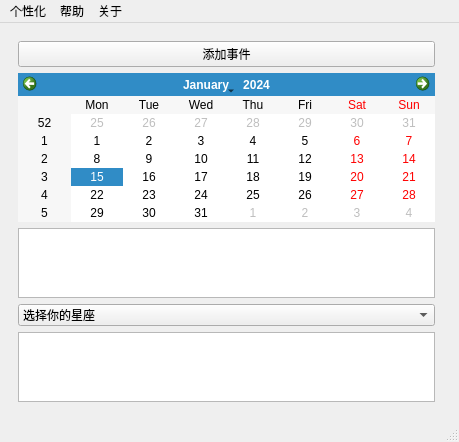
<?xml version="1.0" encoding="UTF-8"?>
<ui version="4.0">
 <class>MainWindow</class>
 <widget class="QMainWindow" name="MainWindow">
  <property name="geometry">
   <rect>
    <x>0</x>
    <y>0</y>
    <width>459</width>
    <height>439</height>
   </rect>
  </property>
  <property name="windowTitle">
   <string>MainWindow</string>
  </property>
  <widget class="QWidget" name="centralwidget">
   <layout class="QHBoxLayout" name="horizontalLayout">
    <item>
     <widget class="QWidget" name="widget" native="true">
      <layout class="QVBoxLayout" name="verticalLayout">
       <item>
        <widget class="QPushButton" name="pushbutton_add">
         <property name="text">
          <string>添加事件</string>
         </property>
        </widget>
       </item>
       <item>
        <widget class="QCalendarWidget" name="calendarWidget"/>
       </item>
       <item>
        <layout class="QGridLayout" name="gridLayout"/>
       </item>
       <item>
        <widget class="QListWidget" name="listWidget"/>
       </item>
       <item>
        <widget class="QComboBox" name="comboBox">
         <item>
          <property name="text">
           <string>选择你的星座</string>
          </property>
         </item>
         <item>
          <property name="text">
           <string>白羊座</string>
          </property>
         </item>
         <item>
          <property name="text">
           <string>金牛座</string>
          </property>
         </item>
         <item>
          <property name="text">
           <string>双子座</string>
          </property>
         </item>
         <item>
          <property name="text">
           <string>巨蟹座</string>
          </property>
         </item>
         <item>
          <property name="text">
           <string>狮子座</string>
          </property>
         </item>
         <item>
          <property name="text">
           <string>处女座</string>
          </property>
         </item>
         <item>
          <property name="text">
           <string>天秤座</string>
          </property>
         </item>
         <item>
          <property name="text">
           <string>天蝎座</string>
          </property>
         </item>
         <item>
          <property name="text">
           <string>射手座</string>
          </property>
         </item>
         <item>
          <property name="text">
           <string>魔蝎座</string>
          </property>
         </item>
         <item>
          <property name="text">
           <string>水瓶座</string>
          </property>
         </item>
         <item>
          <property name="text">
           <string>双鱼座</string>
          </property>
         </item>
        </widget>
       </item>
       <item>
        <widget class="QTextBrowser" name="textBrowser"/>
       </item>
      </layout>
     </widget>
    </item>
    <item>
     <widget class="frmLunarCalendarWidget" name="widget_2" native="true"/>
    </item>
   </layout>
  </widget>
  <widget class="QMenuBar" name="menubar">
   <property name="geometry">
    <rect>
     <x>0</x>
     <y>0</y>
     <width>459</width>
     <height>21</height>
    </rect>
   </property>
   <widget class="QMenu" name="menu">
    <property name="title">
     <string>个性化</string>
    </property>
    <addaction name="action1"/>
   </widget>
   <widget class="QMenu" name="menu_2">
    <property name="title">
     <string>帮助</string>
    </property>
    <addaction name="action2"/>
   </widget>
   <widget class="QMenu" name="menu_3">
    <property name="title">
     <string>关于</string>
    </property>
    <addaction name="action3"/>
   </widget>
   <addaction name="menu"/>
   <addaction name="menu_2"/>
   <addaction name="menu_3"/>
  </widget>
  <widget class="QStatusBar" name="statusbar"/>
  <action name="action1">
   <property name="text">
    <string>今日星座</string>
   </property>
  </action>
  <action name="action2">
   <property name="text">
    <string>帮助</string>
   </property>
  </action>
  <action name="action3">
   <property name="text">
    <string>关于</string>
   </property>
  </action>
 </widget>
 <customwidgets>
  <customwidget>
   <class>frmLunarCalendarWidget</class>
   <extends>QWidget</extends>
   <header location="global">frmlunarcalendarwidget.h</header>
   <container>1</container>
  </customwidget>
 </customwidgets>
 <resources/>
 <connections/>
</ui>
